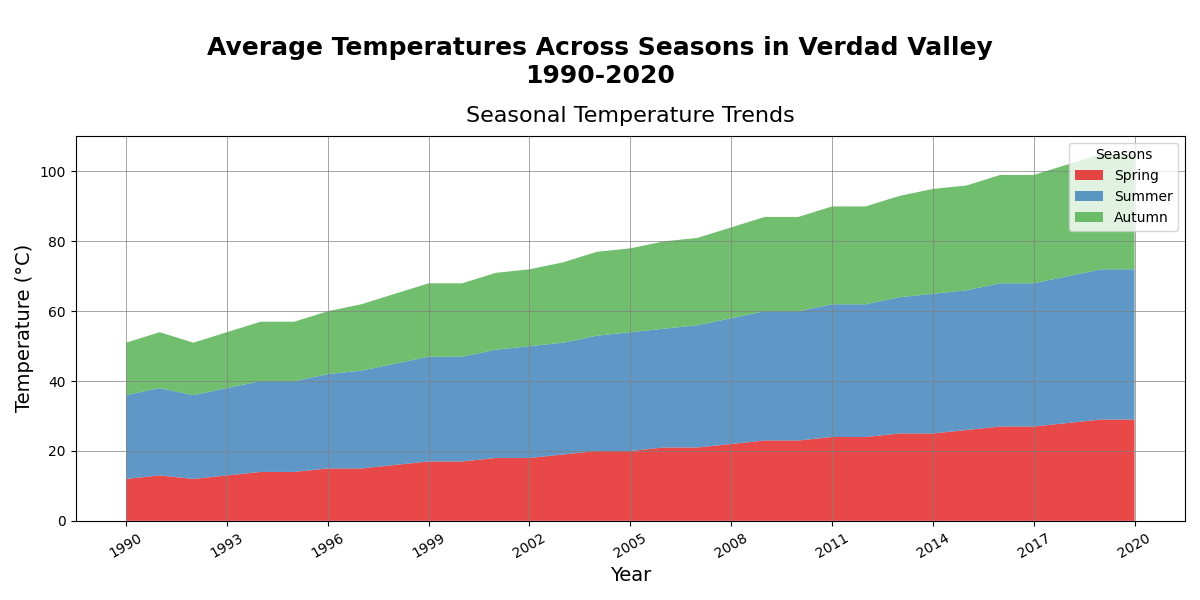

The script that drew this image:
import matplotlib.pyplot as plt
import numpy as np

years = np.arange(1990, 2021)

spring_temps = [12, 13, 12, 13, 14, 14, 15, 15, 16, 17, 17, 18, 18, 19, 20, 20, 21, 21, 22, 23, 23, 24, 24, 25, 25, 26, 27, 27, 28, 29, 29]
summer_temps = [24, 25, 24, 25, 26, 26, 27, 28, 29, 30, 30, 31, 32, 32, 33, 34, 34, 35, 36, 37, 37, 38, 38, 39, 40, 40, 41, 41, 42, 43, 43]
autumn_temps = [15, 16, 15, 16, 17, 17, 18, 19, 20, 21, 21, 22, 22, 23, 24, 24, 25, 25, 26, 27, 27, 28, 28, 29, 30, 30, 31, 31, 32, 33, 33]

fig, ax = plt.subplots(figsize=(12, 6))
fig.suptitle('Average Temperatures Across Seasons in Verdad Valley\n1990-2020', fontsize=18, fontweight='bold', y=0.94)

ax.stackplot(years, spring_temps, summer_temps, autumn_temps,
             labels=['Spring', 'Summer', 'Autumn'],
             colors=['#e41a1c', '#377eb8', '#4daf4a'], alpha=0.8)
ax.set_title('Seasonal Temperature Trends', fontsize=16, pad=10)
ax.set_xlabel('Year', fontsize=14)
ax.set_ylabel('Temperature (°C)', fontsize=14)
ax.legend(loc='upper right', title='Seasons', fontsize=10)
ax.grid(True, linestyle='-', color='gray', linewidth=0.5)
ax.set_xticks(years[::3])
ax.set_xticklabels(years[::3], rotation=30, fontsize=10)

plt.tight_layout(rect=[0, 0, 1, 0.96])
plt.show()
